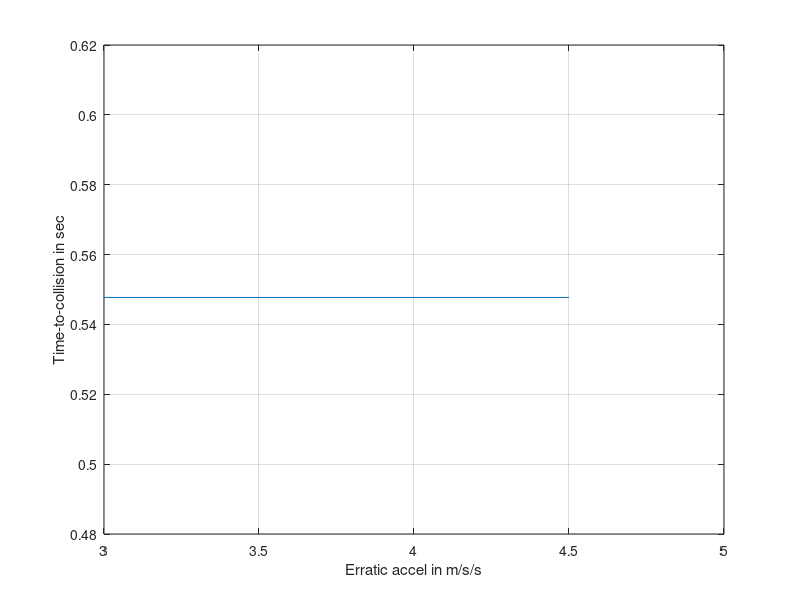
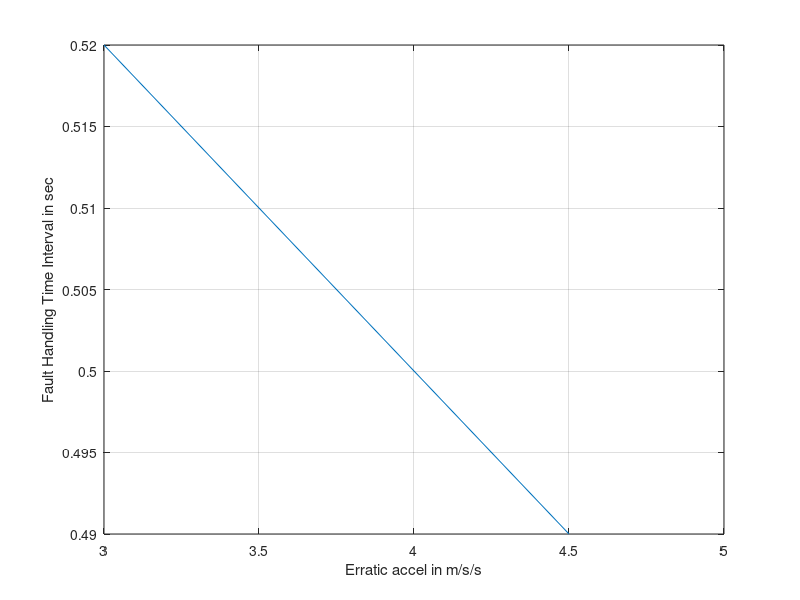

Write the MATLAB code that produced these figures, in order. (Note: this script raises an error after producing the figures.)
%% Clean workspace and close all
clear all
close all
clc

%% Constraint for parameter

Dist2LaneBondary = 0.3;

Ay = -2;                            % Lane Change acceleration
CompA = -6;

ErrAcel=[];
TTC=[];
FFHTI=[];
x_speed=[];
y_TTC=[];
z_FHTI=[];
SteerInd = [];
%% TTC calculation
for ErraticAcel=3:0.5:4.5

%% Lateral deviation
LaneChgT = sqrt(-2 * Dist2LaneBondary/Ay);
VyL = ErraticAcel * LaneChgT;

%% FHTI calculation
for i = 0.01 : 0.01 : LaneChgT
  
    DistCovDurLaneChgF_3 = 1 * ErraticAcel * i;
    DistCovDurLaneChgF_4 = DistCovDurLaneChgF_3 - (LaneChgT - i) * CompA;
    if abs(DistCovDurLaneChgF_4 - VyL) < 0.1
        break
    end
end
ErrAcel=[ErrAcel ErraticAcel];
TTC=[TTC LaneChgT];
FFHTI=[FFHTI i];

end
%% plots
figure(1);
plot(ErrAcel,TTC);
grid on
xlabel('Erratic accel in m/s/s')
ylabel('Time-to-collision in sec');
hold on

f=gcf;
saveas(f,'Highway_Traj_unstable_driv_zone_TTC.jpg');

figure(2);
plot(ErrAcel,FFHTI);
grid on
xlabel('Erratic accel in m/s/s')
ylabel('Fault Handling Time Interval in sec');
hold on



f=gcf;
saveas(f,'Highway_Traj_unstable_driv_zone_FHTI.jpg');

%% excel write
x_speed=ErrAcel';
y_TTC=TTC';
z_FHTI=FFHTI';
data={'Erratic Acel','TTC','FHTI'};
xlswrite('Functional_Safety_Scenarios',data,'Highway_Traj_unstable_driv_zone','A1');
xlswrite('Functional_Safety_Scenarios',x_speed,'Highway_Traj_unstable_driv_zone','A2');
xlswrite('Functional_Safety_Scenarios',y_TTC,'Highway_Traj_unstable_driv_zone','B2');
xlswrite('Functional_Safety_Scenarios',z_FHTI,'Highway_Traj_unstable_driv_zone','C2');

folder = pwd;
excelFileName = 'Functional_Safety_Scenarios.xls';
fullFileName = fullfile(folder, excelFileName);
objExcel = actxserver('Excel.Application');
objExcel.Visible = true;
ExcelWorkbook = objExcel.Workbooks.Open(fullFileName);
oSheet = objExcel.ActiveSheet;
imageFolder = fileparts(which('Highway_Traj_unstable_driv_zone_TTC.jpg'));
imageFullFileName = fullfile(imageFolder, 'Highway_Traj_unstable_driv_zone_TTC.jpg');
Shapes = oSheet.Shapes;
Shapes.AddPicture(imageFullFileName, 0, 1, 400, 20, 400, 300);

imageFolder1 = fileparts(which('Highway_Traj_unstable_driv_zone_FHTI.jpg'));
imageFullFileName1 = fullfile(imageFolder, 'Highway_Traj_unstable_driv_zone_FHTI.jpg');
Shapes.AddPicture(imageFullFileName1, 0, 1, 850, 20, 400, 300);

objExcel.DisplayAlerts = false;
ExcelWorkbook.SaveAs(fullFileName);
ExcelWorkbook.Close(false);
objExcel.Quit;